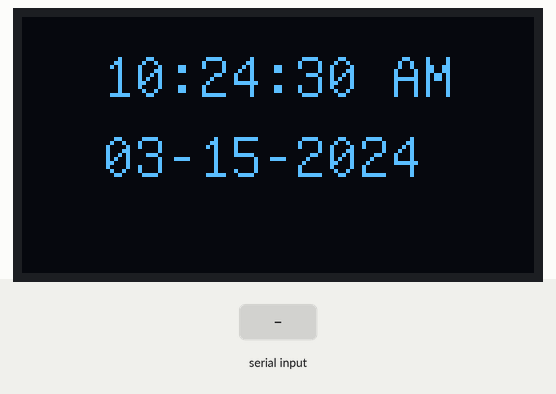
A sketch run on a simulated Arduino Uno, built with avr-gcc and run on an emulated ATmega328P. Parts: 128×64 one-colour display. Inputs (shaded band) come from the test bench. The local clock reads 2024-03-15 10:24:30 at power-on unless the sketch sets it; what the sketch prints to the serial monitor is not drawn.

Above: at 1.2 s.
1.3 s: "30,150\n" received over Serial
At 3.0 s:
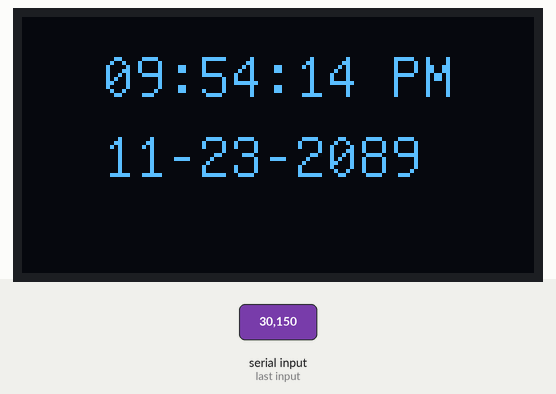
4.3 s: byte 10 ('\n') received over Serial
At 5.7 s:
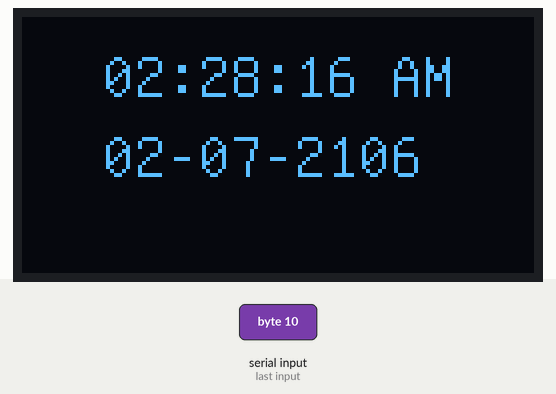
Timing chart, 0 to 7.3 s (numbered marks = the images above; inputs shaded):
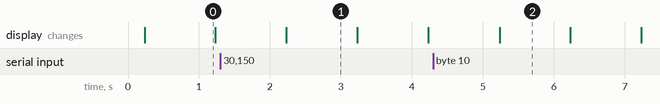

The sketch:

Bad_Clock_App.ino
```cpp
#include "U8glib.h"
#include "RTClib.h"
#include <Time.h>

RTC_DS1307 RTC;

U8GLIB_SH1106_128X64 u8g(U8G_I2C_OPT_NONE);	// I2C / TWI
long last_millis = millis();
String sync_message = "nothing";
String inString = "";

void setup(void) {
  Serial.begin(115200);
  RTC.begin();
  DateTime currTime = RTC.now();
  printTime(currTime);

}

void loop(void) {
  last_millis = millis();
  if(Serial.available()) {
    readSerial();
  }

  DateTime currTime = RTC.now();
  printTime(currTime);

  u8g.firstPage();
  do {
    drawString(time_string(currTime), 20, 20);
    drawString(date_string(currTime), 20, 40);
  } while( u8g.nextPage() );

  long diff = elapsed_time();
  //Serial.println(elapsed_time());
  delay(1000 - diff);
}

void readSerial() {
  while (Serial.available() > 0) {
    int inChar = Serial.read();
    if (isDigit(inChar)) {
      // convert the incoming byte to a char
      // and add it to the string:
      inString += (char)inChar;
    }
    if (inChar == '\n') {
      char charBuf[20];
      memset(charBuf, 0, 20);
      inString.toCharArray(charBuf, 20);
      inString = "";
      long Long_Integer = atol(charBuf);
      Serial.println(inString);
      Long_Integer = Long_Integer - 14400;
      Serial.println(Long_Integer);
      DateTime FigureDate = DateTime(Long_Integer);
      RTC.adjust(FigureDate);
      printTime(FigureDate);
    }
  }
}

void printTime(DateTime Time) {
  char charBuf[25];
  snprintf(charBuf, 25, "%s %s", time_string(Time), date_string(Time));
  Serial.println(charBuf);
  memset(charBuf, 0, 25);
}

long elapsed_time() {
  long current_time = millis();
  long diff_time = current_time - last_millis;
  return diff_time;
}

char * time_string(DateTime time) {
   int hour = time.hour();
   char meridiem[] = "AM";
   if(hour > 12) {
      sprintf(meridiem, "%s", "PM");
      hour -= 12;
    }

    static char sendBuffer[12];
    snprintf(sendBuffer, 12, "%02d:%02d:%02d %s", hour, time.minute(), time.second(), meridiem);
    return sendBuffer;
}

char * date_string(DateTime time) {
    static char sendBuffer[11];
    snprintf(sendBuffer, 11, "%02d-%02d-%04d", time.month(), time.day(), time.year());
    return sendBuffer;
}

void drawString(char* text, int x, int y) {

  // graphic commands to redraw the complete screen should be placed here
  u8g.setFont(u8g_font_unifont);
  //u8g.setFont(u8g_font_osb21);
  u8g.drawStr( x, y, text);
}
```

Measured:
- after the input at 1.3 s, the display: changes after 0.93 s (image 1)
- after the input at 4.3 s, the display: changes after 0.94 s (image 2)
- what the display in image 0 shows lasts 1.0 s, from 0.2 s to 1.2 s
